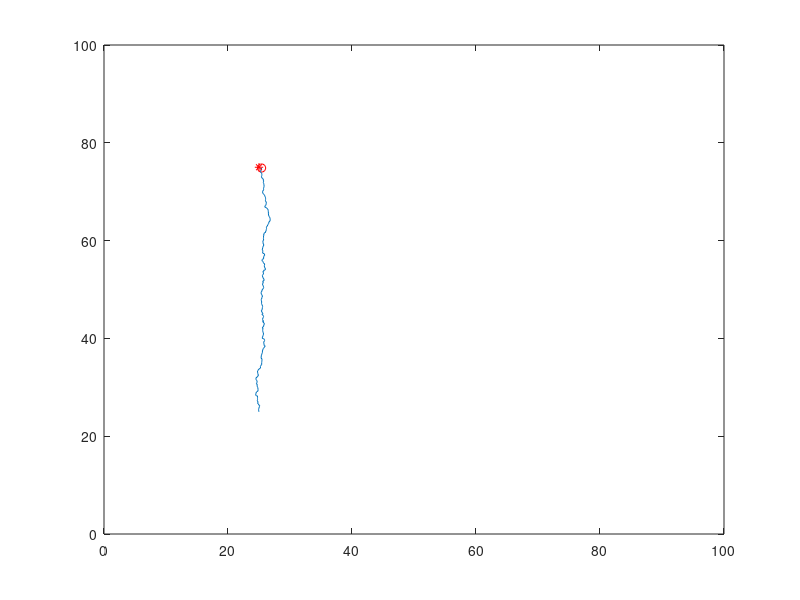
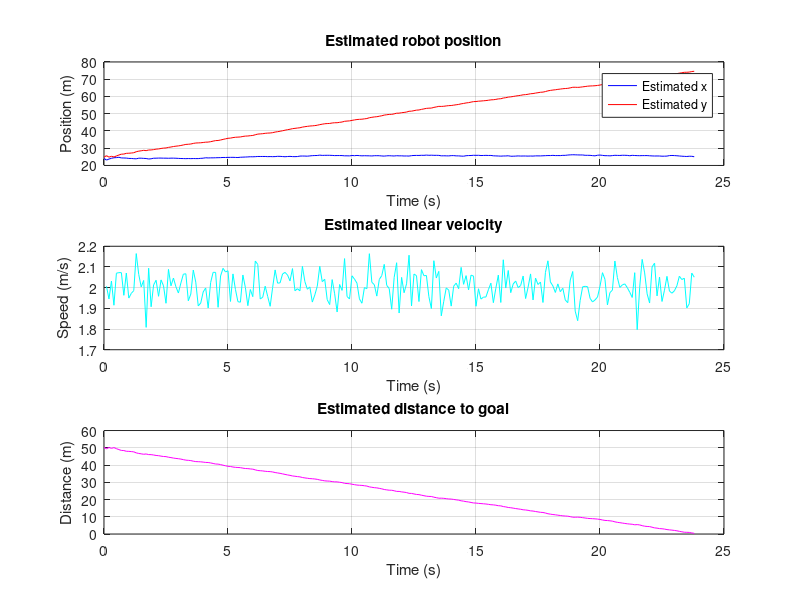
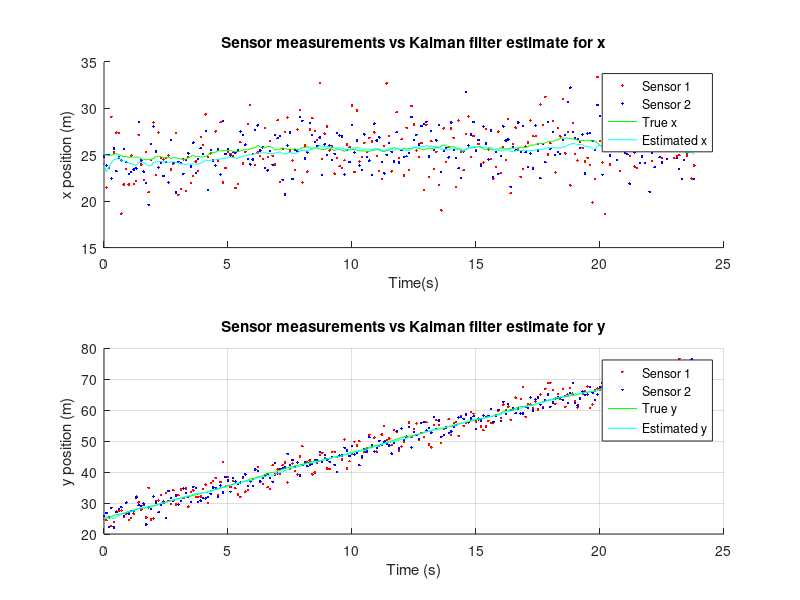

The MATLAB script that drew these images, in order:
%% Homework 3 Question 1 - Kalman Filter
% By: Max Black
% Due: 11/6/2026

clear
close all
clc

% starting and goal
start = [25 25];
goal = [25 75];

% variables to store and save
i = 1; % first array index
x = [];
x1_sens = [];
x2_sens = [];
y = [];
y1_sens = [];
y2_sens = [];
vx = [];
n_vx = [];
vy = [];
n_vy = [];
dist = [];

% cruise control
speed = 2; % 2 m/s
dt = 0.1;
tol = 0.5;
xg = goal(1);
yg = goal(2);

% kalman filter
A = [1 0 0 0;
    0 1 0 0;
    0 0 0 0;
    0 0 0 0];
B = [dt 0;
    0 dt;
    1 0;
    0 1];
C = [1 0 0 0;
    0 1 0 0];
Q = B*B';
sig_o1 = [6 0;
    0 6];
sig_o2 = [4 0;
    0 4];
state = [];
u = [];

% Initialize the robot state at the specified start position
x(1) = start(1);
y(1) = start(2);
x1_sens(1) = x(1) + sqrt(6)*randn;
y1_sens(1) = y(1) + sqrt(6)*randn;
x2_sens(1) = x(1) + 2*randn;
y2_sens(1) = y(1) + 2*randn;
dist(1) = hypot(xg-x, yg-y); 
state(:,1) = [x1_sens(1); y1_sens(1); 0; 0]; % initial state
P = 10*eye(4); 

while (dist(i) > tol && i < 2000)
    vx(i) = speed*(xg-x(i))/dist(i);
    vy(i) = speed*(yg-y(i))/dist(i);
    nx = randn;
    ny = randn;
    n_vx(i) = vx(i) + nx;
    n_vy(i) = vy(i) + ny;
    s1x = sqrt(6)*randn;
    s1y = sqrt(6)*randn;
    s2x = 2*randn;
    s2y = 2*randn;
    x(i+1) = x(i) + n_vx(i)*dt;
    y(i+1) = y(i) + n_vy(i)*dt;
    x1_sens(i+1) = x(i+1) + s1x;
    y1_sens(i+1) = y(i+1) + s1y;
    x2_sens(i+1) = x(i+1) + s2x;
    y2_sens(i+1) = y(i+1) + s2y;
    i = i+1; 
    dist(i) = hypot(xg-x(i), yg-y(i));

    cla
    plot(x(i), y(i), 'ro');
    hold on
    plot(x,y,'-');
    plot(xg, yg, 'r*');
    xlim([0 100])
    ylim([0 100])
    pause(0.01)
end

% Kalman filter loop
for k = 2:length(x)
    u = [vx(k-1); vy(k-1)];
    xPred = A*state(:, k-1) + B*u;
    pPred = A*P*A'+ Q;
    K1 = pPred*C'*inv((C*pPred*C'+sig_o1));
    z = [x1_sens(k); y1_sens(k)];
    x1Upd = xPred + K1*(z - C*xPred);
    P = (eye(4) - K1*C)*pPred;
    K2 = P*C'*inv((C*P*C'+sig_o2));
    z1 = [x2_sens(k); y2_sens(k)];
    x2Upd = x1Upd + K2*(z1 - C*x1Upd);
    P1 = (eye(4) - K2*C)*P;
    P = P1;
    state(:, k) = x2Upd;
end

% Plotting
N = length(x);
t = dt*(0:N-1);
idx = 2:N;

est_x = state(1,:);
est_y = state(2,:);
est_speed = sqrt(state(3,:).^2 + state(4,:).^2);
est_dist = hypot(xg - est_x, yg - est_y);

figure(2);
subplot(3,1,1);
plot(t, est_x, 'b', t, est_y, 'r');
xlabel('Time (s)'); 
ylabel('Position (m)');
legend('Estimated x', 'Estimated y');
title('Estimated robot position');
grid on

subplot(3,1,2);
plot(t(idx), est_speed(idx), 'c');
xlabel('Time (s)');
ylabel('Speed (m/s)');
title('Estimated linear velocity');
grid on

subplot(3,1,3);
plot(t, est_dist, 'm');
xlabel('Time (s)');
ylabel('Distance (m)');
title('Estimated distance to goal');
grid on

% sensor measurements
figure(3);
subplot(2,1,1);
hold on
plot(t, x1_sens, 'r.');
plot(t, x2_sens, 'b.');
plot(t, x, 'g');
plot(t, est_x, 'c');
xlabel('Time(s)');
ylabel('x position (m)');
legend('Sensor 1', 'Sensor 2', 'True x', 'Estimated x');
title('Sensor measurements vs Kalman filter estimate for x');


subplot(2,1,2);
hold on
plot(t, y1_sens, 'r.');
plot(t, y2_sens, 'b.');
plot(t, y, 'g');
plot(t, est_y, 'c');
xlabel('Time (s)');
ylabel('y position (m)');
legend('Sensor 1', 'Sensor 2', 'True y', 'Estimated y');
title('Sensor measurements vs Kalman filter estimate for y');
grid on
